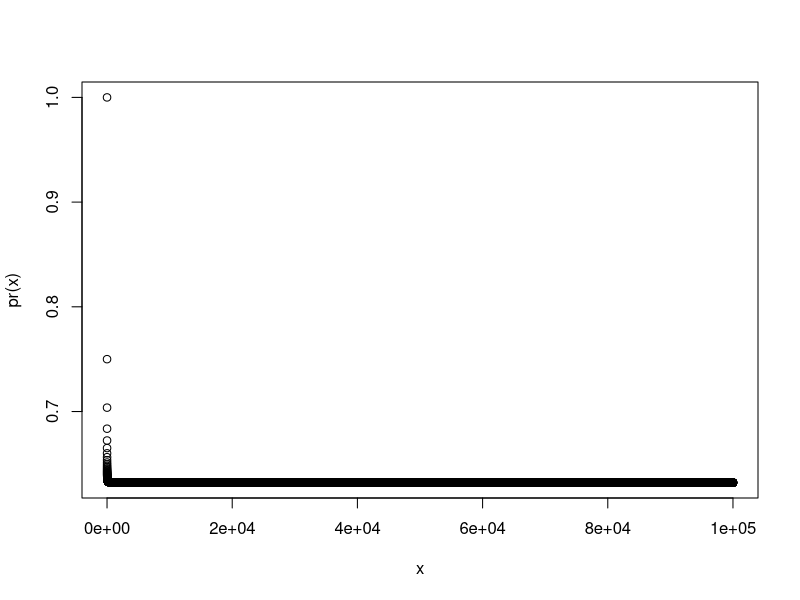

Write R code to recreate this figure.
## ---- chunk 1
pr = function(n) return(1 - (1 - 1/n)^n)
x = 1:100000
plot(x, pr(x))
## ---- chunk 2
set.seed(1)
store = rep(NA, 1e4)
for (i in 1:1e4) {
  store[i] = sum(sample(1:100, rep=T) == 4) > 0
}
mean(store)
